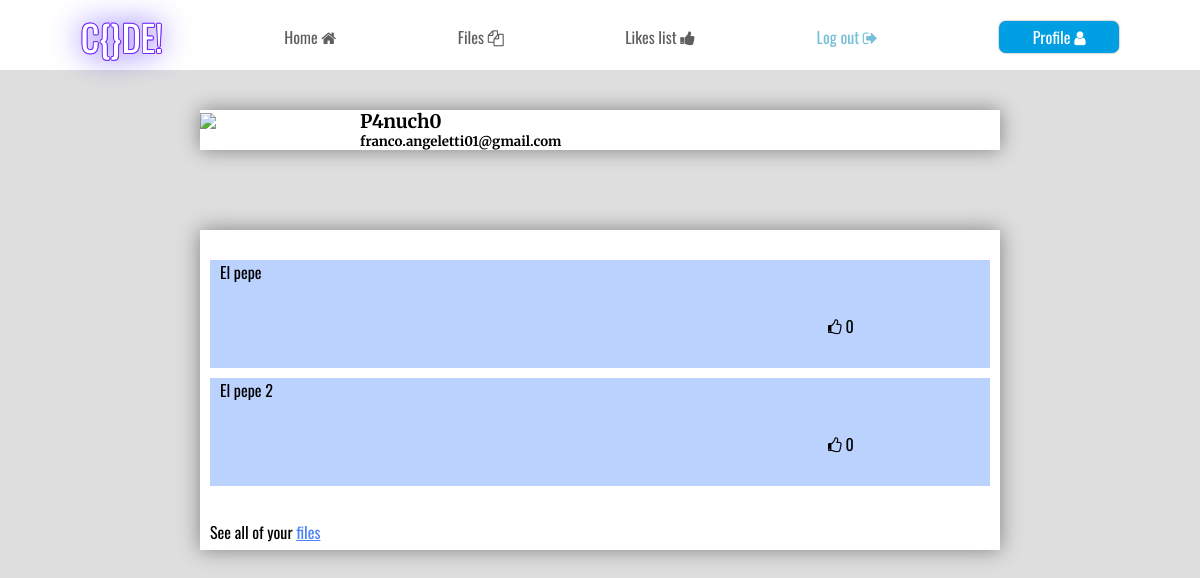
Page /profile (signed in) on the earlier database version.
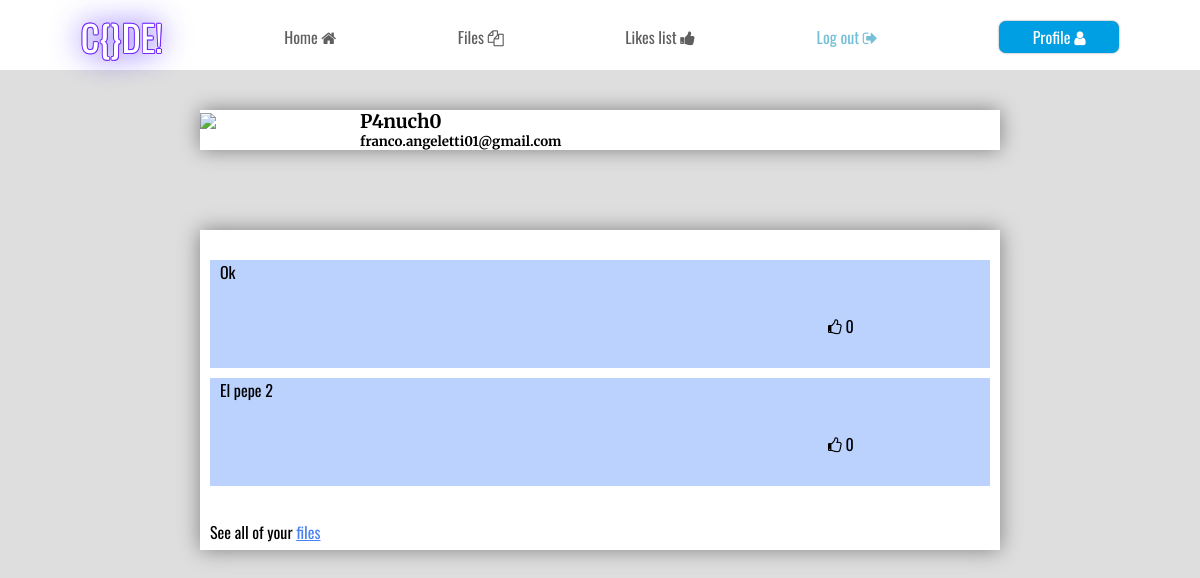
Same page on the later database version.
### pen/models.py (models this page shows)
class Code(models.Model):
    userFK = models.ForeignKey("User", on_delete=models.CASCADE, related_name="coder_FK")
    projectName = models.CharField(max_length=36, editable=True, blank=False)
    likesCount = models.IntegerField(default=0, editable=True, blank=False)
    code_HTML = models.TextField(editable=True, blank=True, default="")
    code_CSS = models.TextField(editable=True, blank=True, default="")
    code_JS = models.TextField(editable=True, blank=True, default="")
    isPublic = models.BooleanField(editable=True, default=True)

### pen/views.py (the view)
# urls.py: path("profile", views.profile, name="profile"),
@login_required(login_url="/login")
def profile(request):
    files = Code.objects.all().filter(userFK=request.user)
    likes = len(Likes.objects.all().filter(likerFK=request.user).filter(eliminated=False))
    return render(request, "pen/profile.html", {
        "filesArr":files,
        "likesNumber":likes
    })

### pen/templates/pen/profile.html (shortened to what this page needs)
{% extends "pen/layout.html" %}
{% load static %}
{% block body %}
<link rel="stylesheet" href="{% static  'pen/profile.css' %}">
<div id="mainHolder">
    <div>
        <div id="firstBlock">
            <div> <img src="https://icons.veryicon.com/png/o/miscellaneous/two-color-icon-library/user-286.png" /> </div>
            <div>
                <h3>{{ user.username }}</h3>
                <h5>{{ user.email }}</h5>
            </div>
        </div>
        <div id="secondBlock">
            <div>
                {% if filesArr %}
                    {% for i in filesArr %}
                    <div class="projectHold">
                        <span>{{ i.projectName }}</span>
                        <div></div><div></div>
                        <span><i class="fa fa-thumbs-o-up" aria-hidden="true"></i> {{ i.likesCount }}</span>
                    </div>
                    {% endfor %}
                    <br><span>See all of your <a href="{% url 'files' %}">files</a></span>
                {% else %}
                    <span>You don't have any file, <a href="{% url 'files' %}">make one</a></span>
                {% endif %}
            </div>
            <br><hr><br>
        </div>
    </div>
</div>
{% endblock %}

Differences in the rows shown:
changed Code (number 1 of 2 on the later page): projectName "El pepe" → "Ok"
